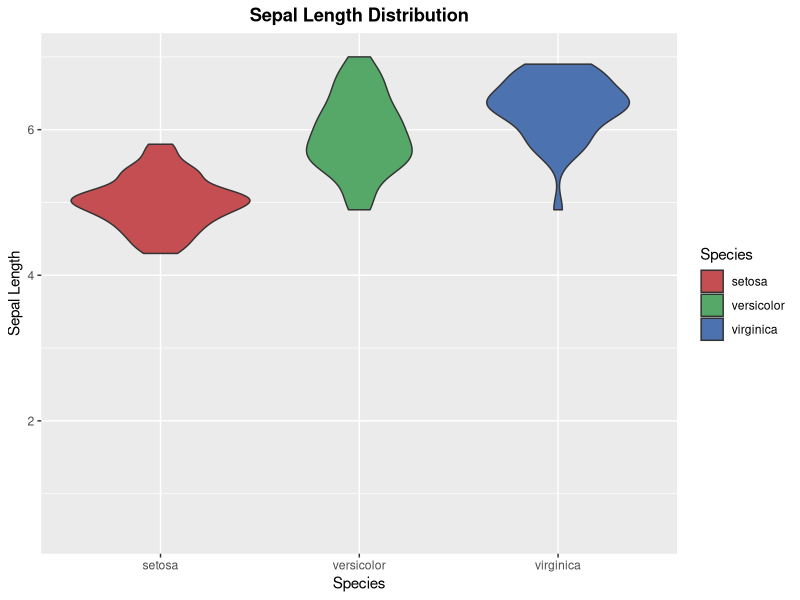

The R source for this figure:
library(ggplot2)

# Create violin plot with Species on x-axis and Sepal.Length on y-axis
p <- ggplot(iris, aes(x = Species, y = Sepal.Length, fill = Species)) +
  geom_violin() +

  # Set y-axis range
  scale_y_continuous(limits = c(0.5, 7)) +

  # Set fill colors for each Species
  scale_fill_manual(values = c("#C44E52", "#55A868", "#4C72B0")) +

  # Set plot title and formatting
  labs(title = "Sepal Length Distribution", 
       x = "Species", 
       y = "Sepal Length") +
  theme(plot.title = element_text(face = "bold", hjust = 0.5))

# save the picture
ggsave("violin_plot.pdf", plot=p, height = 3, width = 5)